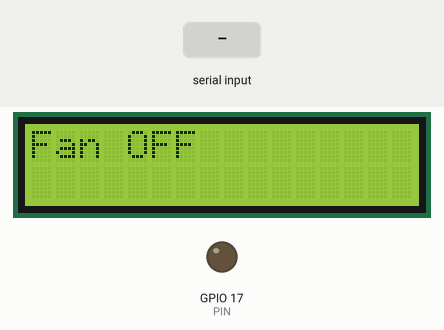
Simulated run of this program. Board: Raspberry Pi (BCM pin numbers). Shown: 16×2 character LCD, output pins drawn as LEDs (lit = HIGH). The inputs (shaded band) are chosen by the test bench. What the program prints to the terminal is not drawn.

Above: at 1.2 s.
1.3 s: "on" typed at the terminal, then Enter
At 3.5 s:
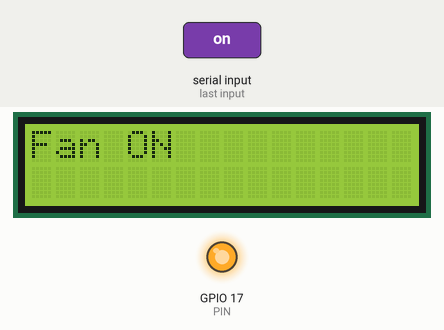
3.8 s: "1" typed at the terminal, then Enter
At 4.5 s:
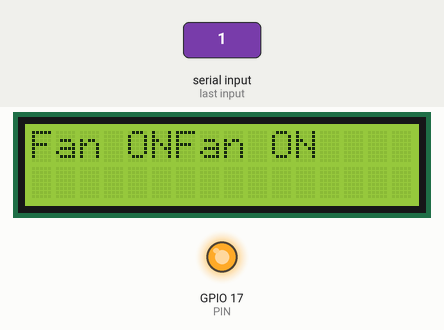
5.3 s: "0" typed at the terminal, then Enter
At 5.6 s:
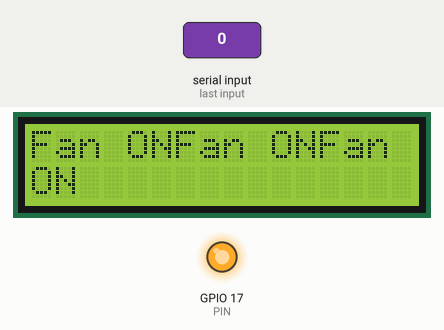
6.8 s: "2" typed at the terminal, then Enter
At 8.0 s:
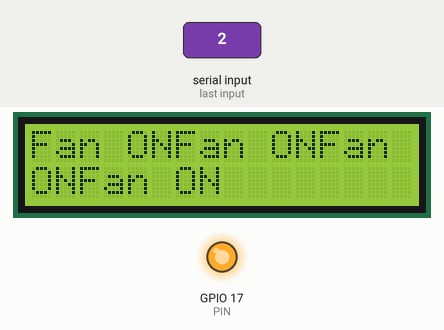
8.3 s: "1" typed at the terminal, then Enter
At 9.1 s:
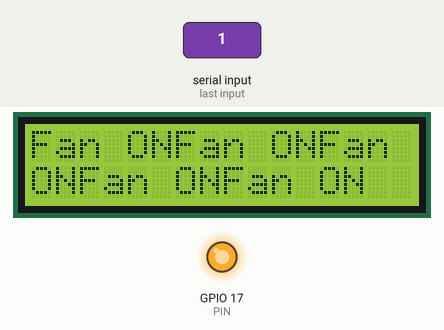
9.8 s: "0" typed at the terminal, then Enter
At 10.3 s:
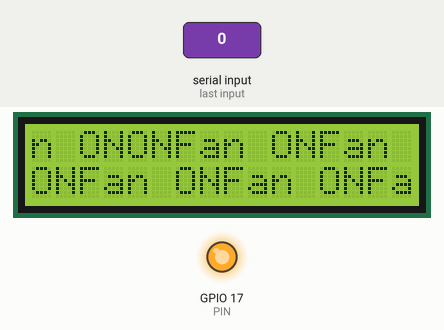
Timing chart, 0 to 12.3 s (numbered marks = the images above; inputs shaded):
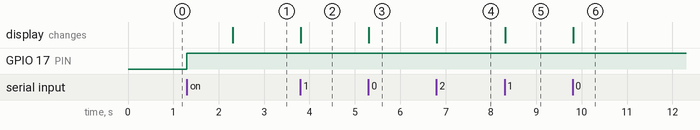

Measured:
- after the input at 1.3 s, GPIO 17 (PIN): LOW → HIGH at once; the display: changes after 1.0 s (image 1)
- after the input at 3.8 s, the display: changes at once (image 2)
- after the input at 5.3 s, the display: changes at once (image 3)
- after the input at 6.8 s, the display: changes at once (image 4)
- after the input at 8.3 s, the display: changes at once (image 5)
- after the input at 9.8 s, the display: changes at once (image 6)

The program:

controlFan.py
```python
import RPi.GPIO as GPIO
from RPLCD.i2c import CharLCD
import time

# 팬 모터에 사용할 GPIO 핀 번호 설정
PIN = 17

state = False

# GPIO 핀 번호 모드 설정
GPIO.setmode(GPIO.BCM)
# GPIO 핀을 출력 모드로 설정
GPIO.setup(PIN, GPIO.OUT)

# LCD 초기화 및 설정
lcd = CharLCD(i2c_expander='PCF8574', address=0x27, cols=16, rows=2)
lcd.clear()

# 팬 모터 제어 함수
def control_fan_motor(on):
    if on:
        GPIO.output(PIN, GPIO.HIGH) # 모터 켜기
    else:
        GPIO.output(PIN, GPIO.LOW) # 모터 끄기

# 팬 모터 켜기
control_fan_motor(False) # 초기 상태는 모터를 끄도록 설정

while True:
    if state:
        lcd.write_string("Fan ON")
    else:
        lcd.write_string("Fan OFF")
    user_input = input("팬 모터 제어 (on/off): ")
    if user_input.lower() == "on":
        control_fan_motor(True)
        state = True
    elif user_input.lower() == "off":
        state = False
    else:
        print("유효하지 않은 입력입니다. 다시 입력해주세요.")
        continue
    control_fan_motor(state)

    time.sleep(1) # 1초의 딜레이
    lcd.clear()
```
